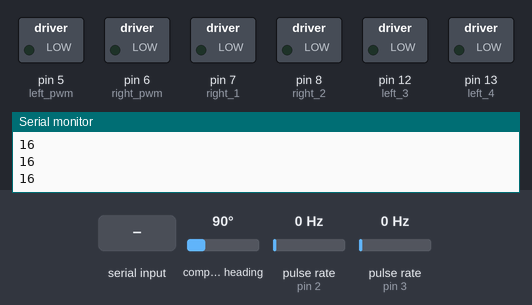
Recording of a sketch running on a simulated Arduino Uno, built with avr-gcc and run on an emulated ATmega328P. On the bench: switched loads named in the sketch (green lamp = pin HIGH), the last lines printed to the serial monitor. Wiring (inferred from the names in the program): 2 × pulse sensor: data pin 2 / data pin 3. Inputs (shaded band) come from the test bench; at power-on: compass heading 90°, pulse rate (sensors on pin 2, pin 3) 0 Hz.

Above: at 0.8 s.
0.9 s: "90,45,200\n" received over Serial
At 3.7 s:
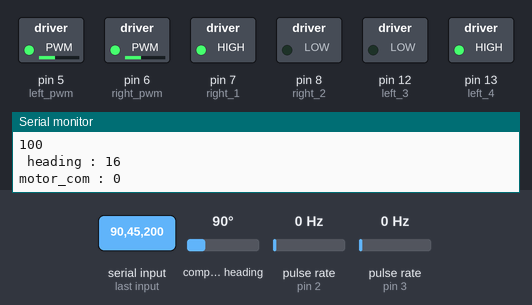
3.9 s: compass heading set to 86°
At 5.5 s:
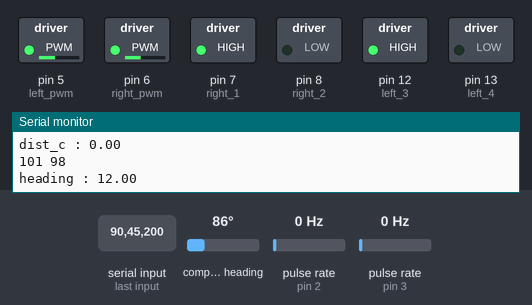
6.4 s: compass heading set to 7°
At 7.7 s:
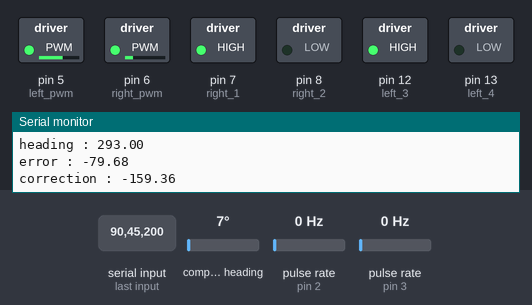
8.0 s: compass heading set to 180°
At 9.3 s:
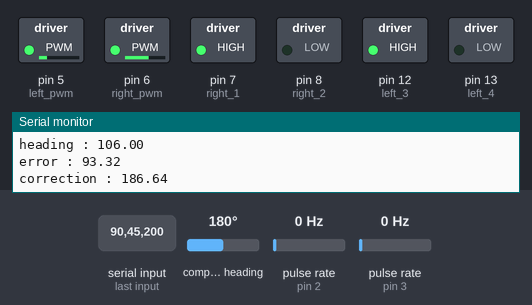
9.6 s: pulse rate (sensor on pin 2) set to 50 Hz
12.6 s: pulse rate (sensor on pin 3) set to 82 Hz
15.6 s: pulse rate (sensor on pin 3) set to 90 Hz
Timing chart, 0 to 18.2 s (numbered marks = the images above; inputs shaded):
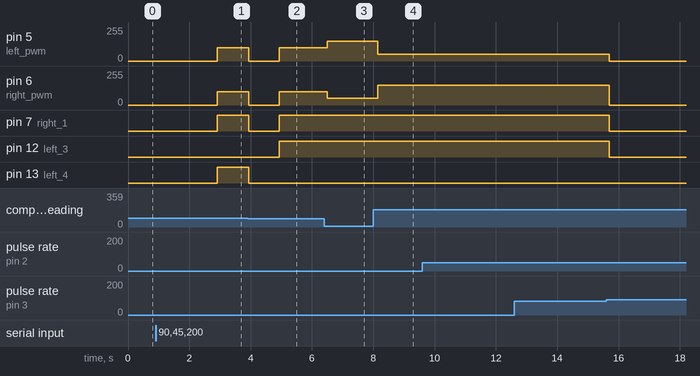

The sketch:

rmi_final_arduino_phase3.ino
```cpp
#define PI 3.1415926535897932384626433832795
#include <QMC5883L.h>
#include <Wire.h>

QMC5883L compass;

int N = 40;
float diameter = 6; //diameter in cm

int enco_L = 2,enco_R = 3;   //encoder input pins

//motor pins
int right_1 = 7 ,right_2 = 8;
int left_3 = 12 ,left_4 = 13;

//motor PWM pins
int right_pwm = 6 , left_pwm = 5;


//current coordinates
int uu = 0,vv = 0;

//Destination coordinates
int xx ,yy ;

//Destination coordinates in the translated coordinates
int xx_new,yy_new;

//Distance
float dist_bw_cur_dest;

//Angle made
float angle_c;

int radio;

//---------------------------------------------------------------------------------------------------------------------------------------------------------
volatile int c_L = 0,c_R = 0;

// pwm speed
int motor_speed = 100;
int motor_kp , motor_com=0;

//diff bw heading and dest
int error;
float kp = 50.0/360.0 ;


 unsigned long num_ticks_l;
  unsigned long num_ticks_r;


  // Used to determine which way to turn to adjust
  unsigned long diff_l;
  unsigned long diff_r;


  // Remember previous encoder counts
  unsigned long enc_l_prev = c_L;
  unsigned long enc_r_prev = c_R;
//---------------------------------------------------------------------------------------------------------------------------------------------------------

float dist_L = 0;
int Ltick = 0;
int Ltick_prev = 0;
int delta_Ltick = 0;

float dist_R = 0;
int Rtick = 0;
int Rtick_prev = 0;
int delta_Rtick = 0;

float dist_c = 0 ;  //distance moved by the central point
float phi = 0;     //initial angular position

float v_lin = 0;           //required PWM

float error_s = 0;                                        // error
float Kp_s = 2.0;                                          //proportion control
int PWM_r = 0;                                           // PWM value to set
int PWM_l = 0;

int done;
//--------------------------------------------------------------------------------------------------------------------------------------------------------------------

void setup()
{

  Serial.begin(9600);

   //right motor
pinMode(right_1,OUTPUT);
pinMode(right_2,OUTPUT);
pinMode(right_pwm,OUTPUT);

 //left motor
pinMode(left_3,OUTPUT);
pinMode(left_4,OUTPUT);
pinMode(left_pwm,OUTPUT);

pinMode(enco_L,INPUT); //Left
pinMode(enco_R,INPUT); //Right


attachInterrupt(digitalPinToInterrupt(enco_L),count_L,CHANGE);
attachInterrupt(digitalPinToInterrupt(enco_R),count_R,CHANGE);

  Wire.begin();

  compass.init();
  compass.setSamplingRate(50);


  calibrate();        // calibration of compass-------------------------------------------------------

  delay(1000);


}


void calibrate(){

  while(Serial.available() == 0){

    int heading = compass.readHeading();

   heading -=74; //  74 is the angle made by our coordinate system(y axis) with the the magnetic NORTH in clockwise direction
  if((-74 <= heading ) && (heading <= 0)){
       heading += 360;

  }
    //Serial.print("heading : ");
    Serial.println(heading);


  }
  radio = Serial.parseInt();        //unwanted
}
void node_turning(int dest_angle){

  c_R = 0;
  c_L = 0;


  while(true)
  {

   int heading = compass.readHeading();
  heading -=74;  //  74 is the angle made by our coordinate system(y axis) with the the magnetic NORTH in clockwise direction
  if((-74 <= heading ) && (heading <= 0)){
       heading += 360;

  }


  if((0 <= dest_angle) && (dest_angle >= 180)&&((heading == 0) || (heading == 360))){
    heading = 0;
  }
  if((180 < dest_angle) && (dest_angle >= 360)&&((heading == 0) || (heading == 360))){
    heading = 360;
 }
    Serial.print(" heading : ");
    Serial.println(heading);

 //error based on encoder

  // Sample number of encoder ticks
    num_ticks_l = c_L;
    num_ticks_r = c_R;


    // Number of ticks counted since last time
    diff_l = num_ticks_l - enc_l_prev;
    diff_r = num_ticks_r - enc_r_prev;

    // Store current tick counter for next time
    enc_l_prev = num_ticks_l;
    enc_r_prev = num_ticks_r;

   motor_com = (diff_r - diff_l)*(90.0/140.0);


Serial.print("motor_com : ");
Serial.println(motor_com);

 //error based on magnetometer

  error = dest_angle - heading;

  if(error > 0)
  {
    if(error > 180){
    error = 360 - dest_angle + heading;
    motor_kp = motor_speed + (kp*error);
    //motor_kp = -(kp*error);
      //motor_kp = constrain(motor_kp,0,200);
      //motor_kp = 150;

    analogWrite(left_pwm, constrain((motor_kp + motor_com),50,150));
    analogWrite(right_pwm,constrain((motor_kp - motor_com),50,150));

      digitalWrite(right_1,HIGH);
      digitalWrite(right_2,LOW);  //RIGHT MOTOR FORWARD    //LEFT TURN

      digitalWrite(left_3,LOW);
      digitalWrite(left_4,HIGH);   //LEFT MOTOR BACKWARD

      Serial.println(motor_kp);
      Serial.println(constrain((motor_kp + motor_com),50,150));
      Serial.println(constrain((motor_kp - motor_com),50,150));


    }
    else
    {
    motor_kp = motor_speed + (kp*error);
    //motor_kp = (kp*error);
    //motor_kp = constrain(motor_kp,0,255);
    //motor_kp = 150;

   analogWrite(left_pwm, constrain((motor_kp + motor_com),50,150));
   analogWrite(right_pwm,constrain((motor_kp - motor_com),50,150));

      digitalWrite(right_1,LOW);
      digitalWrite(right_2,HIGH);  //RIGHT MOTOR BACKWARD    //RIGHT TURN

      digitalWrite(left_3,HIGH);
      digitalWrite(left_4,LOW);   //LEFT MOTOR FORWARD

      Serial.println(motor_kp);
      Serial.println(constrain((motor_kp + motor_com),50,150));
      Serial.println(constrain((motor_kp - motor_com),50,150));
  }
  }

  if(error < 0)
  {
    error = -error;
    if(error > 180)
    {
      error = 360 - heading + dest_angle;      // error > 180
      motor_kp = motor_speed + (kp*error);
    //motor_kp = (kp*error);
    //motor_kp = constrain(motor_kp,0,255);
    //motor_kp = 150;

   analogWrite(left_pwm, constrain((motor_kp + motor_com),50,150));
   analogWrite(right_pwm,constrain((motor_kp - motor_com),50,150));

      digitalWrite(right_1,LOW);
      digitalWrite(right_2,HIGH);  //RIGHT MOTOR BACKWARD    //RIGHT TURN

      digitalWrite(left_3,HIGH);
      digitalWrite(left_4,LOW);   //LEFT MOTOR FORWARD

      Serial.println(motor_kp);
      Serial.println(constrain((motor_kp + motor_com),50,150));
      Serial.println(constrain((motor_kp - motor_com),50,150));
    }

    else{
      motor_kp = motor_speed +(kp*error);
      //motor_kp = -(kp*error);
      //motor_kp = constrain(motor_kp,0,200);
      //motor_kp = 150;

    analogWrite(left_pwm, constrain((motor_kp + motor_com),50,150));
    analogWrite(right_pwm,constrain((motor_kp - motor_com),50,150));

      digitalWrite(right_1,HIGH);
      digitalWrite(right_2,LOW);  //RIGHT MOTOR FORWARD    //LEFT TURN

      digitalWrite(left_3,LOW);
      digitalWrite(left_4,HIGH);   //LEFT MOTOR BACKWARD

      Serial.println(motor_kp);
      Serial.println(constrain((motor_kp + motor_com),50,150));
      Serial.println(constrain((motor_kp - motor_com),50,150));
  }
  }
  delay(5);

  if(((dest_angle - 2)<= heading )&&(heading <= (dest_angle + 2)))

  {
    break;
  }


}

brake();

}

void brake(){

     digitalWrite(right_1,LOW);
     digitalWrite(right_2,LOW);  //RIGHT MOTOR

     digitalWrite(left_3,LOW);
     digitalWrite(left_4,LOW);   //LEFT MOTOR

     analogWrite(left_pwm, 0);
     analogWrite(right_pwm, 0);
}
void count_L()
{


  c_L++;

   //Serial.print("L : ");
   //Serial.println( c_L);
  Ltick++;


   //Serial.println(" ");
   //Serial.print("R : ");
   //Serial.println( Rtick);

}

void count_R()
{

  c_R++;

    //Serial.print("R : ");
    //Serial.println( c_R);
  Rtick++;

   //Serial.println(" ");
   //Serial.print("R : ");
   //Serial.println( Rtick);

}
void loop() {
 while(0 == 0){

  // destination coordinates
  while(Serial.available() == 0)
  {
  }
  xx = Serial.parseInt();
  delay(1000);
  while(Serial.available() == 0)
  {
  }
  yy = Serial.parseInt();

  if((uu == xx) && (vv == yy)){

  }
 else{
  while(1 == 1){

Serial.println(uu);
Serial.println(vv);


 xx_new = xx - uu;
 Serial.println(xx_new);
 yy_new = yy - vv;
 Serial.println(yy_new);

//Distance claculation

 float vet_x = xx_new; //xx - uu;
 float vet_y = yy_new; //yy - vv;

  dist_bw_cur_dest = sqrt(((vet_x)*(vet_x)) + ((vet_y)*(vet_y)));
  //Serial.println("yes");
  Serial.println(dist_bw_cur_dest);


//Angle calculation clockwise with y axis


   angle_c =(atan(vet_y/vet_x))*(180/PI);  //(yy - vv)/(xx -uu) or y_new/x_new // radians to degree

 // when point is in 1st or 2nd quadrant

   if(((xx_new > 0) && (yy_new > 0))||((xx_new > 0) && (yy_new < 0)))
   {
    angle_c = 90 - angle_c;
   }
 // when point is in 3rd or 4th quadrant

   if(((xx_new < 0) && (yy_new < 0)) || ((xx_new < 0) && (yy_new > 0)))
   {
    angle_c = 90 - angle_c + 180;
   }
// when point is on y axis

   if((xx_new == 0) && (yy_new > 0)){
    angle_c = 0;
   }
   if((xx_new == 0) && (yy_new < 0)){
    angle_c = 180;
   }
// when point is on x axis

   if((xx_new > 0) && (yy_new == 0)){
    angle_c = 90;
   }
   if((xx_new < 0) && (yy_new == 0)){
    angle_c = 270;
   }

   Serial.println(angle_c);

//turning around the node------------------------------------------------------------------------------------------------------------------------------------------------
  // if error +ve right turn -ve left turn

  node_turning(angle_c);

  delay(1000);
//straight line movement along the destination angle---------------------------------------------------------------------------------------------------------------------

  straight_line_follow(angle_c,dist_bw_cur_dest);


   uu = xx;
   vv = yy;


break;


  }
 }
}
}
void straight_line_follow(float phid,float distance_req){

  Ltick = 0;
  Rtick = 0;
  Ltick_prev = 0;
  Rtick_prev = 0;
  dist_c = 0;
  done = 0;

  while(3 == 3)
  {


  delay(5);

   int heading = compass.readHeading();

   heading -= 74;           //  74 is the angle made by our coordinate system(y axis) with the the magnetic NORTH in clockwise direction
  if((-74 <= heading ) && (heading <= 0)){
       heading += 360;

  }


  if((0 <= phid) && (phid >= 180)&&((heading == 0) || (heading == 360))){
    heading = 0;
  }
  if((180 < phid) && (phid >= 360)&&((heading == 0) || (heading == 360))){
    heading = 360;
 }
  float phi = heading;
  Serial.print("heading : ");
   Serial.println(phi);


//error calculation------------------------------------------------------------------------------------------------------
    if(((0 <= phid) && (phid <=90)) && ((270 <= phi) && (phi < 360))){
      error_s = 0 - phid -(360 - phi);
    }
    else if(((270 <= phid )&& (phid <= 360)) && ((0 < phi) && (phi < 90))){
      error_s = 360 + phi - phid;
    }
    else{
    error_s = phi - phid;
    }

    v_lin = 100;                        //constant velocity --- req PWM

    PWM_r = v_lin + (Kp_s*error_s);
    PWM_l = v_lin - (Kp_s*error_s);

    PWM_l = constrain(PWM_l,50,150);
    PWM_r = constrain(PWM_r,50,150);

   Serial.print("error : ");
   Serial.println(error_s);
    Serial.print("correction : ");
   Serial.println(error_s*Kp_s);
   odometry(distance_req);

   if(done == 1){
    break;
   }
   digitalWrite(right_1,HIGH);
   digitalWrite(right_2,LOW);  //RIGHT MOTOR FORWARD

   digitalWrite(left_3,HIGH);
   digitalWrite(left_4,LOW);   //LEFT MOTOR FORWARD

   Serial.print(PWM_l); // to plot in serial plotter
   Serial.print(' ');
   Serial.println(PWM_r); // to plot in serial plotter


}
}

void odometry(float dest_dist){

   delta_Ltick = Ltick - Ltick_prev;
   dist_L = PI*diameter*(delta_Ltick/(double) N);

   delta_Rtick = Rtick - Rtick_prev;
   dist_R = PI*diameter*(delta_Rtick/(double) N);

   dist_c += (dist_L + dist_R)/2;

   Serial.print("dist_c : ");
   Serial.println(dist_c);

   if(dist_c >= dest_dist){
    brake();
    done = 1;
    Serial.println("done");
    }
    else{

   analogWrite(left_pwm,PWM_l);
   analogWrite(right_pwm,PWM_r);
    }

   Ltick_prev = Ltick;
   Rtick_prev = Rtick;


}
```

Measured:
- the behaviour switches between 89 and 88° on compass heading (found by bisection; images 1 and 2)
- after the input at 0.9 s, pin 5 (left_pwm), pin 6 (right_pwm): 0/255 → 100/255 after 2.0 s; pin 7 (right_1), pin 13 (left_4): LOW → HIGH after 2.0 s
- after the input at 3.9 s, pin 5 (left_pwm): 100/255 → 0/255 at once, → 101/255 1.0 s later; pin 6 (right_pwm): 100/255 → 0/255 at once, → 98/255 1.0 s later; pin 7 (right_1): HIGH → LOW at once, → HIGH 1.0 s later; pin 12 (left_3): LOW → HIGH after 1.0 s; pin 13 (left_4): HIGH → LOW at once
- after the input at 6.4 s, pin 5 (left_pwm): 101/255 → 150/255 after 0.11 s; pin 6 (right_pwm): 98/255 → 50/255 after 0.11 s
- after the input at 8.0 s, pin 5 (left_pwm): 150/255 → 50/255 after 0.15 s; pin 6 (right_pwm): 50/255 → 150/255 after 0.15 s
